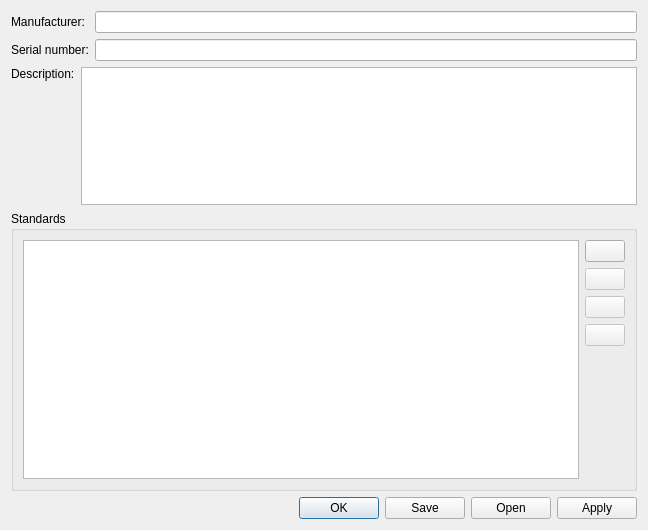
<?xml version="1.0" encoding="UTF-8"?>
<ui version="4.0">
 <class>CalkitDialog</class>
 <widget class="QDialog" name="CalkitDialog">
  <property name="windowModality">
   <enum>Qt::ApplicationModal</enum>
  </property>
  <property name="geometry">
   <rect>
    <x>0</x>
    <y>0</y>
    <width>648</width>
    <height>530</height>
   </rect>
  </property>
  <property name="sizePolicy">
   <sizepolicy hsizetype="Preferred" vsizetype="Preferred">
    <horstretch>0</horstretch>
    <verstretch>0</verstretch>
   </sizepolicy>
  </property>
  <property name="windowTitle">
   <string>Calibration Kit Coefficients</string>
  </property>
  <property name="autoFillBackground">
   <bool>false</bool>
  </property>
  <property name="sizeGripEnabled">
   <bool>false</bool>
  </property>
  <layout class="QVBoxLayout" name="verticalLayout_2">
   <item>
    <layout class="QFormLayout" name="formLayout_7">
     <item row="0" column="0">
      <widget class="QLabel" name="label_27">
       <property name="text">
        <string>Manufacturer:</string>
       </property>
      </widget>
     </item>
     <item row="0" column="1">
      <widget class="QLineEdit" name="manufacturer"/>
     </item>
     <item row="1" column="0">
      <widget class="QLabel" name="label_31">
       <property name="text">
        <string>Serial number:</string>
       </property>
      </widget>
     </item>
     <item row="1" column="1">
      <widget class="QLineEdit" name="serialnumber"/>
     </item>
    </layout>
   </item>
   <item>
    <layout class="QHBoxLayout" name="horizontalLayout_7">
     <item>
      <layout class="QVBoxLayout" name="verticalLayout_9">
       <item>
        <widget class="QLabel" name="label_28">
         <property name="text">
          <string>Description:</string>
         </property>
        </widget>
       </item>
       <item>
        <spacer name="verticalSpacer_4">
         <property name="orientation">
          <enum>Qt::Vertical</enum>
         </property>
         <property name="sizeHint" stdset="0">
          <size>
           <width>20</width>
           <height>40</height>
          </size>
         </property>
        </spacer>
       </item>
      </layout>
     </item>
     <item>
      <widget class="QTextEdit" name="description"/>
     </item>
    </layout>
   </item>
   <item>
    <widget class="QGroupBox" name="groupBox">
     <property name="title">
      <string>Standards</string>
     </property>
     <layout class="QHBoxLayout" name="horizontalLayout">
      <item>
       <widget class="QListWidget" name="list"/>
      </item>
      <item>
       <layout class="QVBoxLayout" name="verticalLayout">
        <item>
         <widget class="QPushButton" name="bAdd">
          <property name="sizePolicy">
           <sizepolicy hsizetype="Minimum" vsizetype="Fixed">
            <horstretch>0</horstretch>
            <verstretch>0</verstretch>
           </sizepolicy>
          </property>
          <property name="toolTip">
           <string>Add</string>
          </property>
          <property name="text">
           <string/>
          </property>
          <property name="icon">
           <iconset theme="list-add" resource="../icons.qrc">
            <normaloff>:/icons/add.svg</normaloff>:/icons/add.svg</iconset>
          </property>
         </widget>
        </item>
        <item>
         <widget class="QPushButton" name="bDelete">
          <property name="enabled">
           <bool>false</bool>
          </property>
          <property name="sizePolicy">
           <sizepolicy hsizetype="Minimum" vsizetype="Fixed">
            <horstretch>0</horstretch>
            <verstretch>0</verstretch>
           </sizepolicy>
          </property>
          <property name="toolTip">
           <string>Delete</string>
          </property>
          <property name="text">
           <string/>
          </property>
          <property name="icon">
           <iconset theme="list-remove" resource="../icons.qrc">
            <normaloff>:/icons/remove.svg</normaloff>:/icons/remove.svg</iconset>
          </property>
         </widget>
        </item>
        <item>
         <widget class="QPushButton" name="bMoveUp">
          <property name="enabled">
           <bool>false</bool>
          </property>
          <property name="toolTip">
           <string>Move up</string>
          </property>
          <property name="text">
           <string/>
          </property>
          <property name="icon">
           <iconset theme="go-up" resource="../icons.qrc">
            <normaloff>:/icons/up.svg</normaloff>:/icons/up.svg</iconset>
          </property>
         </widget>
        </item>
        <item>
         <widget class="QPushButton" name="bMoveDown">
          <property name="enabled">
           <bool>false</bool>
          </property>
          <property name="toolTip">
           <string>Move down</string>
          </property>
          <property name="text">
           <string/>
          </property>
          <property name="icon">
           <iconset theme="go-down" resource="../icons.qrc">
            <normaloff>:/icons/down.svg</normaloff>:/icons/down.svg</iconset>
          </property>
         </widget>
        </item>
        <item>
         <spacer name="verticalSpacer">
          <property name="orientation">
           <enum>Qt::Vertical</enum>
          </property>
          <property name="sizeHint" stdset="0">
           <size>
            <width>18</width>
            <height>186</height>
           </size>
          </property>
         </spacer>
        </item>
       </layout>
      </item>
     </layout>
    </widget>
   </item>
   <item>
    <widget class="QDialogButtonBox" name="buttonBox">
     <property name="orientation">
      <enum>Qt::Horizontal</enum>
     </property>
     <property name="standardButtons">
      <set>QDialogButtonBox::Apply|QDialogButtonBox::Ok|QDialogButtonBox::Open|QDialogButtonBox::Save</set>
     </property>
     <property name="centerButtons">
      <bool>false</bool>
     </property>
    </widget>
   </item>
  </layout>
 </widget>
 <resources>
  <include location="../icons.qrc"/>
 </resources>
 <connections/>
</ui>
